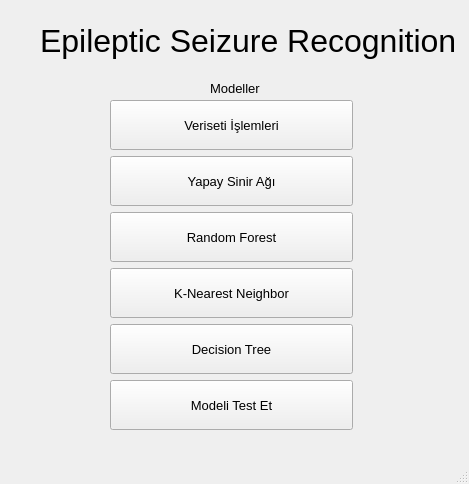
<?xml version="1.0" encoding="UTF-8"?>
<ui version="4.0">
 <class>MainWindow</class>
 <widget class="QMainWindow" name="MainWindow">
  <property name="geometry">
   <rect>
    <x>0</x>
    <y>0</y>
    <width>469</width>
    <height>484</height>
   </rect>
  </property>
  <property name="windowTitle">
   <string>MainWindow</string>
  </property>
  <widget class="QWidget" name="centralwidget">
   <widget class="QLabel" name="label">
    <property name="geometry">
     <rect>
      <x>40</x>
      <y>10</y>
      <width>421</width>
      <height>61</height>
     </rect>
    </property>
    <property name="font">
     <font>
      <pointsize>24</pointsize>
     </font>
    </property>
    <property name="text">
     <string>Epileptic Seizure Recognition</string>
    </property>
   </widget>
   <widget class="QWidget" name="verticalLayoutWidget">
    <property name="geometry">
     <rect>
      <x>110</x>
      <y>100</y>
      <width>243</width>
      <height>332</height>
     </rect>
    </property>
    <layout class="QVBoxLayout" name="verticalLayout">
     <item>
      <widget class="QPushButton" name="btn_veriseti">
       <property name="minimumSize">
        <size>
         <width>0</width>
         <height>50</height>
        </size>
       </property>
       <property name="font">
        <font>
         <pointsize>10</pointsize>
        </font>
       </property>
       <property name="text">
        <string>Veriseti İşlemleri</string>
       </property>
      </widget>
     </item>
     <item>
      <widget class="QPushButton" name="btn_ann">
       <property name="minimumSize">
        <size>
         <width>0</width>
         <height>50</height>
        </size>
       </property>
       <property name="font">
        <font>
         <pointsize>10</pointsize>
        </font>
       </property>
       <property name="text">
        <string>Yapay Sinir Ağı</string>
       </property>
      </widget>
     </item>
     <item>
      <widget class="QPushButton" name="btn_random_forest">
       <property name="minimumSize">
        <size>
         <width>0</width>
         <height>50</height>
        </size>
       </property>
       <property name="font">
        <font>
         <pointsize>10</pointsize>
        </font>
       </property>
       <property name="text">
        <string>Random Forest</string>
       </property>
      </widget>
     </item>
     <item>
      <widget class="QPushButton" name="btn_knn">
       <property name="minimumSize">
        <size>
         <width>0</width>
         <height>50</height>
        </size>
       </property>
       <property name="font">
        <font>
         <pointsize>10</pointsize>
        </font>
       </property>
       <property name="text">
        <string>K-Nearest Neighbor</string>
       </property>
      </widget>
     </item>
     <item>
      <widget class="QPushButton" name="btn_decision_tree">
       <property name="minimumSize">
        <size>
         <width>0</width>
         <height>50</height>
        </size>
       </property>
       <property name="font">
        <font>
         <pointsize>10</pointsize>
        </font>
       </property>
       <property name="text">
        <string>Decision Tree</string>
       </property>
      </widget>
     </item>
     <item>
      <widget class="QPushButton" name="btn_test_model">
       <property name="minimumSize">
        <size>
         <width>0</width>
         <height>50</height>
        </size>
       </property>
       <property name="font">
        <font>
         <pointsize>10</pointsize>
        </font>
       </property>
       <property name="text">
        <string>Modeli Test Et</string>
       </property>
      </widget>
     </item>
    </layout>
   </widget>
   <widget class="QLabel" name="label_2">
    <property name="geometry">
     <rect>
      <x>210</x>
      <y>80</y>
      <width>61</width>
      <height>16</height>
     </rect>
    </property>
    <property name="font">
     <font>
      <pointsize>10</pointsize>
     </font>
    </property>
    <property name="text">
     <string>Modeller</string>
    </property>
   </widget>
  </widget>
  <widget class="QMenuBar" name="menubar">
   <property name="geometry">
    <rect>
     <x>0</x>
     <y>0</y>
     <width>469</width>
     <height>21</height>
    </rect>
   </property>
  </widget>
  <widget class="QStatusBar" name="statusbar"/>
 </widget>
 <resources/>
 <connections/>
</ui>
